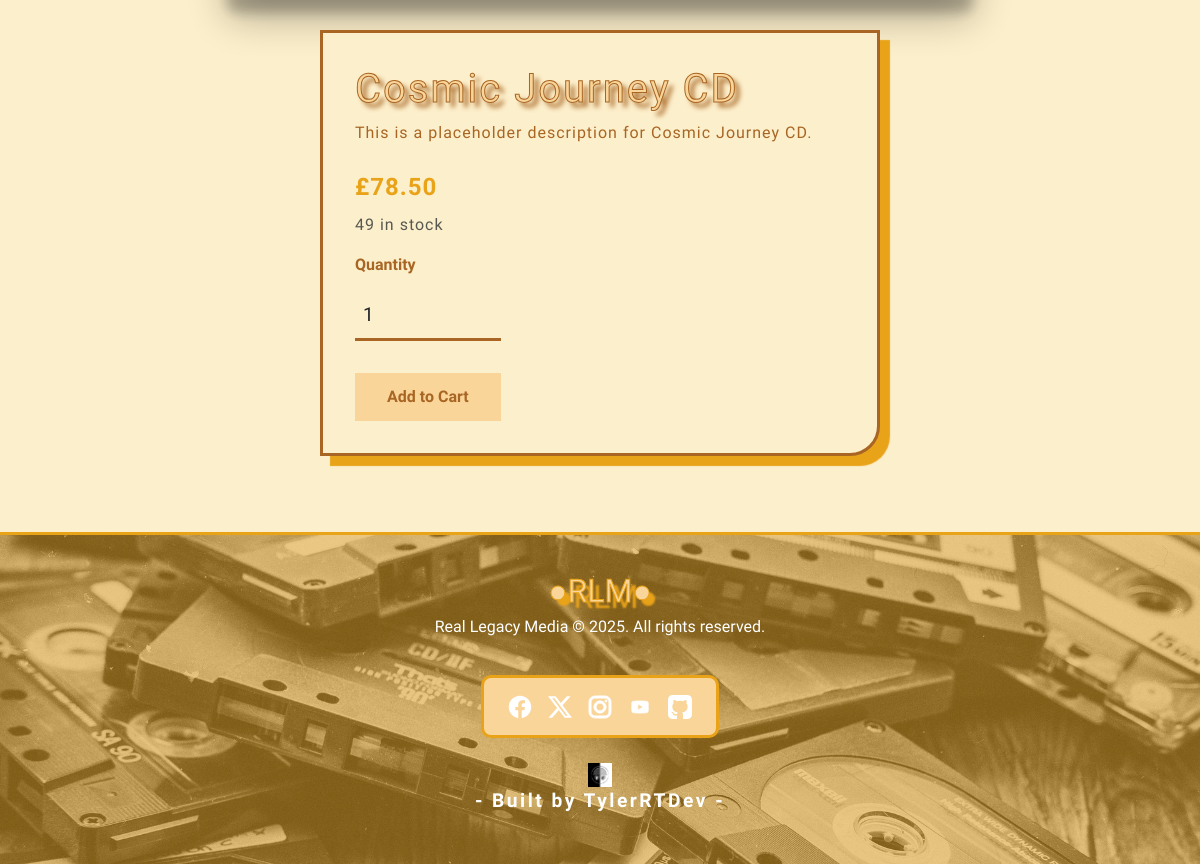
Before: /products/cosmic-journey-cd/ (lower part) with the older database file.
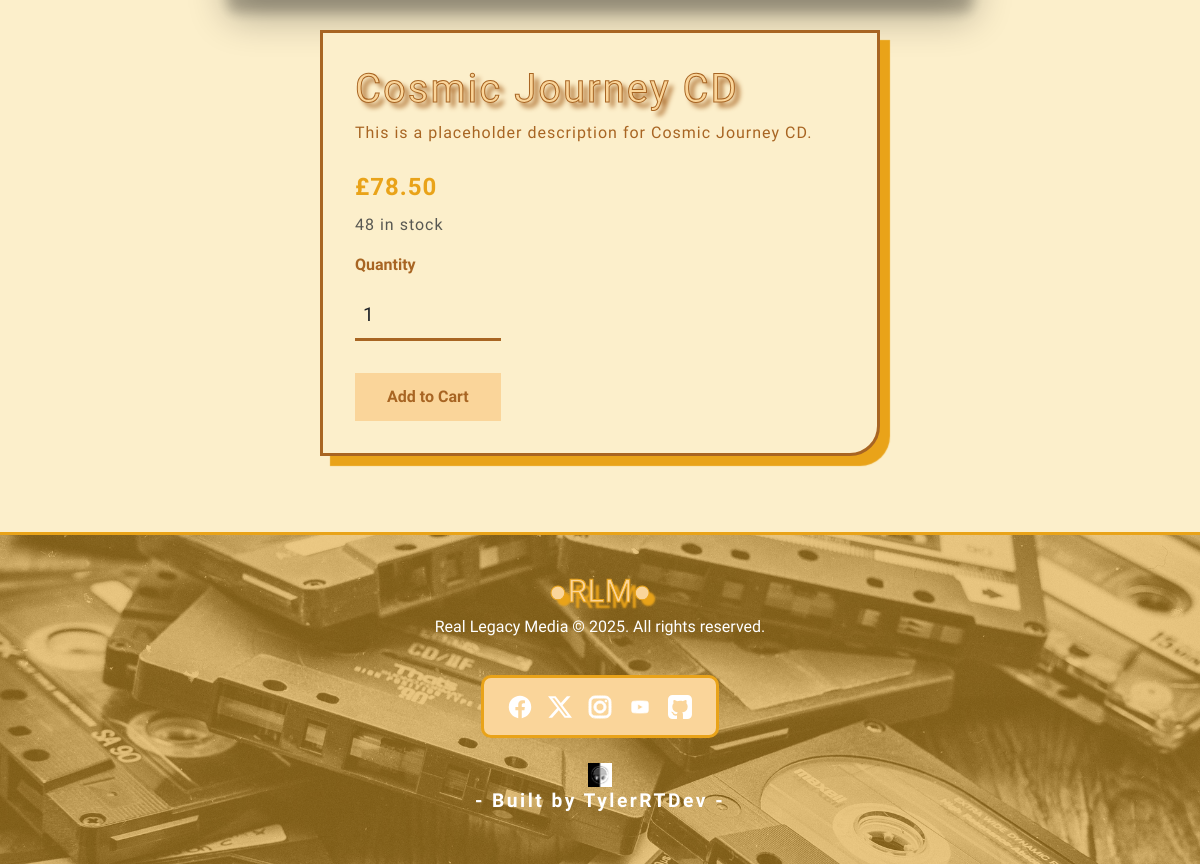
After: the same page with the newer database file.
### products/models.py (models this page shows, shortened)
class Product(models.Model):
    SIZE_CHOICES = [
        ('S', 'Small'),
        ('M', 'Medium'),
        ('L', 'Large'),
        ('XL', 'Extra Large'),
        ('XXL', 'Double Extra Large'),
    ]
    name = models.CharField(max_length=200)
    slug = models.SlugField(unique=True)
    category = models.ForeignKey(Category, on_delete=models.CASCADE, null=True)
    description = models.TextField()
    genre = models.ForeignKey(Genre, on_delete=models.SET_NULL, null=True, blank=True)
    media_type = models.ForeignKey(MediaType, on_delete=models.SET_NULL, null=True, blank=True)
    price = models.DecimalField(max_digits=10, decimal_places=2)
    stock = models.PositiveIntegerField()
    size = models.CharField(max_length=3, choices=SIZE_CHOICES, blank=True, null=True)
    is_featured = models.BooleanField(default=False)
    is_limited_edition = models.BooleanField(default=False)
    created_at = models.DateTimeField(auto_now_add=True)

### products/views.py (the view)
# urls.py: path('<slug:slug>/', views.product_detail, name='detail'),
def product_detail(request, slug):
    product = get_object_or_404(Product, slug=slug)
    variants = product.variants.filter(stock__gt=0)
    return render(request, 'products/detail.html', {
        'product': product,
        'variants': variants
    })

### templates/products/detail.html (shortened to what this page needs)
{% extends 'base.html' %}
{% block content %}
<section class="product-description-section py-1">
    <div class="product-container container">
        <div class="product-info-image-container col-md-8">
        </div>
        <div class="product-info-container col-md-6">
            <h1>{{ product.name }}</h1>
            <p class="product-description mb-4">{{ product.description }}</p>
            <p class="fs-4 fw-bold mb-2">£{{ product.price }}</p>
            {% if product.stock > 0 %}
            <form method="POST" action="{% url 'products:add_to_cart' product.id %}">
                <div class="mb-3">
                    <p class="text-muted">{{ product.stock }} in stock</p>
                </div>
                <div class="mb-3">
                    <label for="quantity" class="form-label fw-bold">Quantity</label>
                    <input type="number" name="quantity" id="quantity"
                        class="form-control" value="1" min="1" max="{{ product.stock }}">
                </div>
                <button type="submit" class="btn-retro">Add to Cart</button>
            </form>
            {% else %}
                <p class="text-danger fw-bold">This product is currently out of stock.</p>
            {% endif %}
        </div>
    </div>
</section>
{% endblock %}

Changed rows visible on the page:
changed Product "Cosmic Journey CD": stock "49" → "48"
